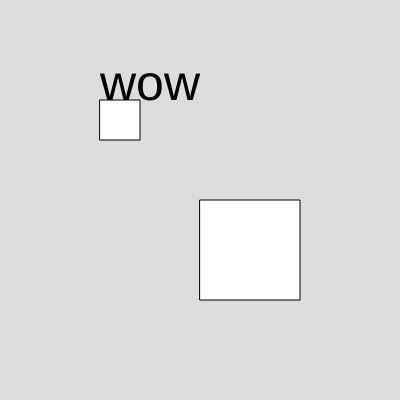
Frame 1 (no input)
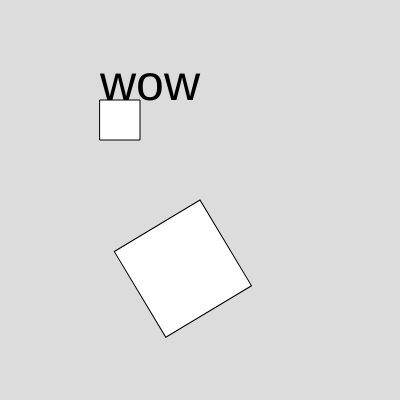
Frame 60 (no input)
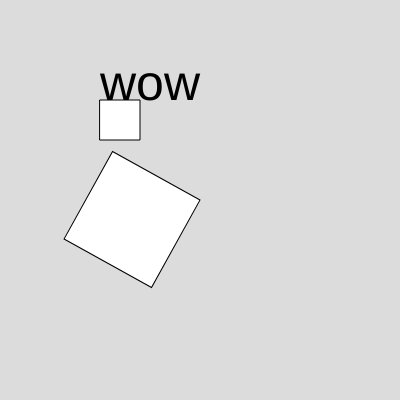
Frame 120 (the mouse pressed at the canvas centre since frame 60)

The p5.js sketch that drew these frames (run headless with seeded random() and noise() and a simulated clock; from frame 60 on, the mouse is pressed at the canvas centre):

// p5.js sketch
// ── sketch.js
let x= 0
function setup() {
  createCanvas(400, 400);
  angleMode(DEGREES)
}

function draw() {
  background(220);
  
  push()
  translate(200,200)
  rotate(x)
  rect(0,0,100)
  pop()
  
  textSize(50)
  text("wow",100,100)
  rect(100,100,40)
  x++ 
}
